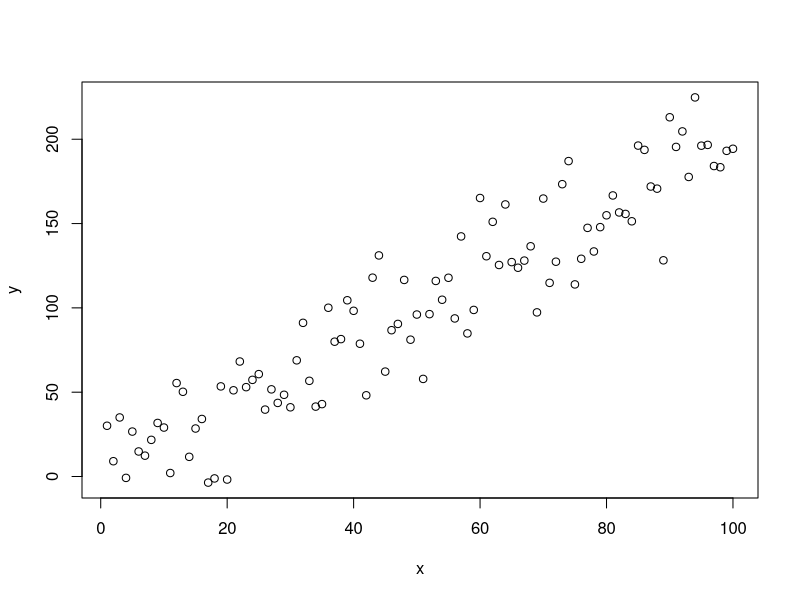
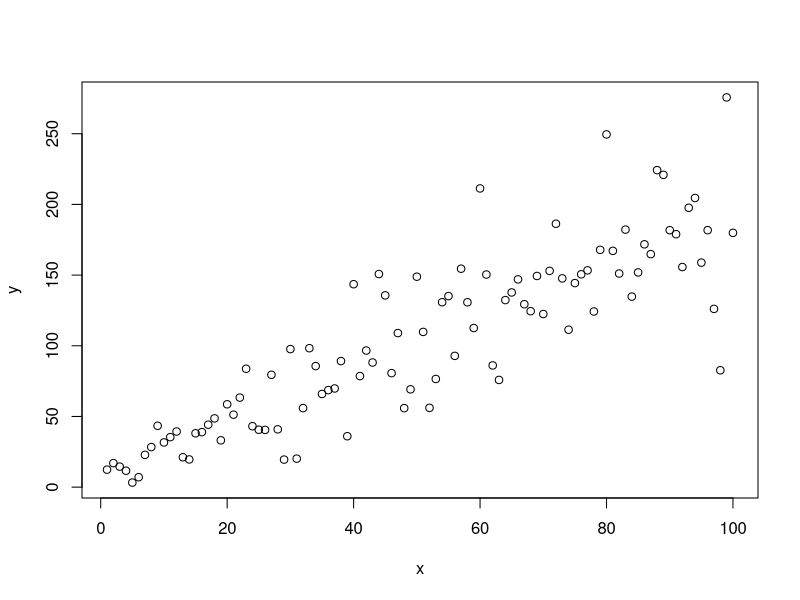
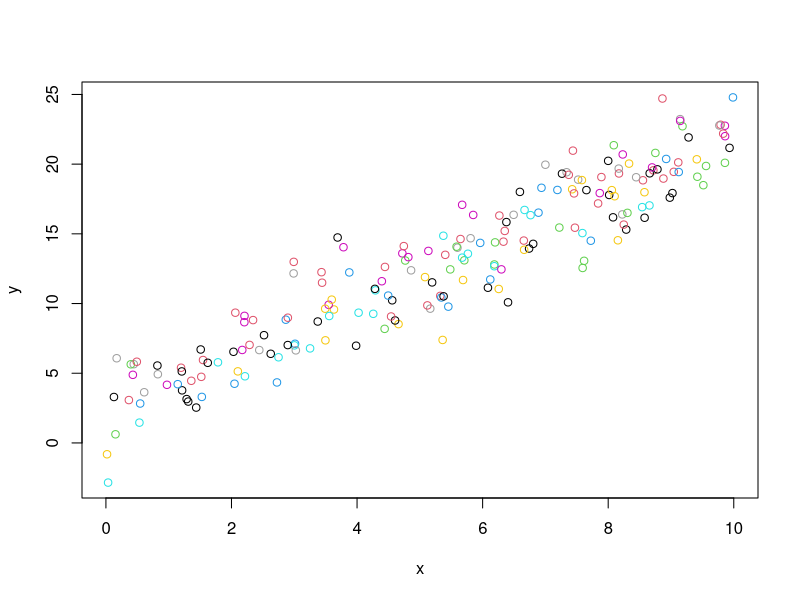

R code for these plots, in order:
## ---- chunk 1
knitr::opts_chunk$set(echo = TRUE)
## ---- chunk 2
x = seq(1,100,length.out = 100)
y = 2 + 2 * x + rnorm(100,0,20)
plot(y~x)
## ---- chunk 3
x = seq(1,100,length.out = 100)
y = 2 + 2 * x + rnorm(100,0,sqrt(20*x^1))
plot(y~x)
dat = data.frame(x,y)
## ---- chunk 4
library(nlme)
gls.1 = gls(y~x, data=dat,method="ML")
summary(gls.1)
# to specify the variance as a function of x we can use different functions
# (see chapter 4 of Zuur for details) or see ?varClasses
gls.2 = gls(y~x, weights=varPower(form=~x), data=dat,method="ML")
summary(gls.2)
AIC(gls.1,gls.2)
## ---- chunk 5
x = runif(200,0,10) # this is the covariate
sigma_site = 1
site = rnorm(10,0,sigma_site) # we construct 10 different sites
id = as.factor(rep(c(1:10),20)) # site id
sigma_res = 2
y = 2+ 2*x + site[id] + rnorm(200,0,sigma_res)
dat= data.frame(x,y,id)

# let's make a plot
plot(y ~x,col=id)
